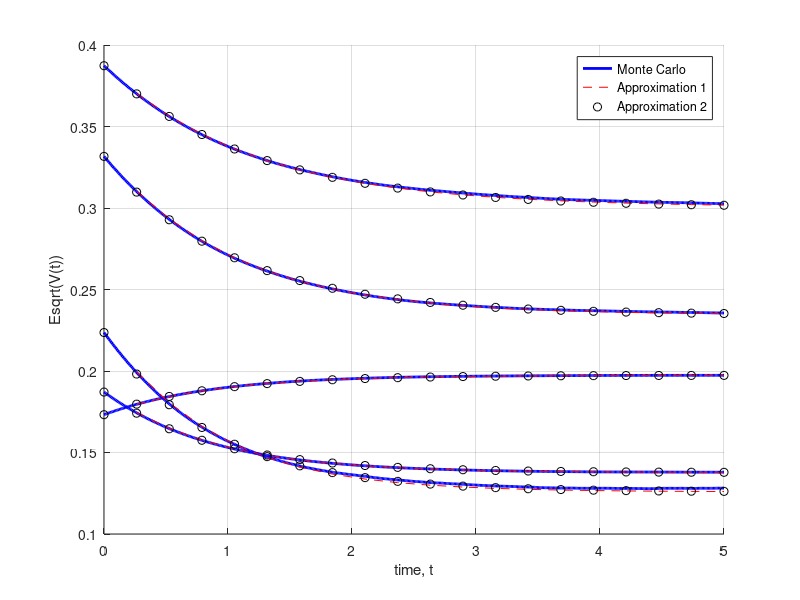

This chart was generated by the following MATLAB code:
function E_sqrt_V
clc;close all;

% Heston model parameter settings

NoOfPaths = 2500; 
NoOfSteps = 500; 
T         = 5.0;

% Parameters: kappa, gamma, v0, vbar

Parameters = [ 1.2, 0.1, 0.03, 0.04;
               1.2, 0.1, 0.035, 0.02;
               1.2, 0.2, 0.05, 0.02;
               0.8, 0.25, 0.15, 0.1;
               1.0, 0.2, 0.11, 0.06];
[n1,~]=size(Parameters);

figure(1);
hold on;
for i = 1 : n1
    kappa = Parameters(i,1);
    gamma = Parameters(i,2);
    v0 = Parameters(i,3);
    vbar = Parameters(i,4);   
[V,timeGrid] = GeneratePathsCIREuler(NoOfPaths,NoOfSteps,v0,kappa,vbar,gamma,T);
volHeston = sqrt(V);
    plot(timeGrid,mean(volHeston),'b','linewidth',2.0)
    approx1 = meanSqrtV_1(kappa,v0,vbar,gamma);
    approx2 = meanSqrtV_2(kappa,v0,vbar,gamma);
    timeGrid2 =linspace(0,T,20);
    plot(timeGrid2,approx1(timeGrid2),'--r')
    plot(timeGrid2,approx2(timeGrid2),'ok')
end
legend('Monte Carlo','Approximation 1', 'Approximation 2')
grid on
xlabel('time, t')
ylabel('Esqrt(V(t))')

function value = meanSqrtV_1(kappa,v0,vbar,gamma)
    delta = 4.0 *kappa*vbar/gamma/gamma;
    c= @(t) 1.0/(4.0*kappa)*gamma*gamma*(1.0-exp(-kappa*t));
    kappaBar = @(t) 4.0*kappa*v0*exp(-kappa*t)./(gamma*gamma*(1.0-exp(-kappa*t)));
    value= @(t) sqrt(c(t) .*(kappaBar(t)-1.0 +delta + delta./(2.0*(delta + kappaBar(t)))));
    
function value = meanSqrtV_2(kappa,v0,vbar,gamma)
    a = sqrt(vbar-gamma^2/(8.0*kappa));
    b = sqrt(v0)-a;
    temp = meanSqrtV_1(kappa,v0,vbar,gamma);
    epsilon1 = temp(1);
    c = -log(1.0/b  *(epsilon1-a));
    value= @(t) a + b *exp(-c*t);

function [V,time] = GeneratePathsCIREuler(NoOfPaths,NoOfSteps,v0,kappa,vbar,gamma,T)

% Define initial values

V=zeros(NoOfPaths,NoOfSteps);
V(:,1) = v0;

% Random noise

Z=random('normal',0,1,[NoOfPaths,NoOfSteps]);
W=zeros([NoOfPaths,NoOfSteps]);

dt = T / NoOfSteps;
time = zeros([NoOfSteps+1,1]);
for i=1:NoOfSteps
    if NoOfPaths>1
        Z(:,i)   = (Z(:,i) - mean(Z(:,i))) / std(Z(:,i));
    end
    W(:,i+1)  = W(:,i) + sqrt(dt).*Z(:,i);
    V(:,i+1)  = V(:,i) + kappa*(vbar-V(:,i))*dt+  gamma* sqrt(V(:,i)).* (W(:,i+1)-W(:,i));
        
    % We apply here the truncation scheme to deal with negative values

    V(:,i+1) = max(V(:,i+1),0);
    time(i+1) = time(i) + dt;
end
